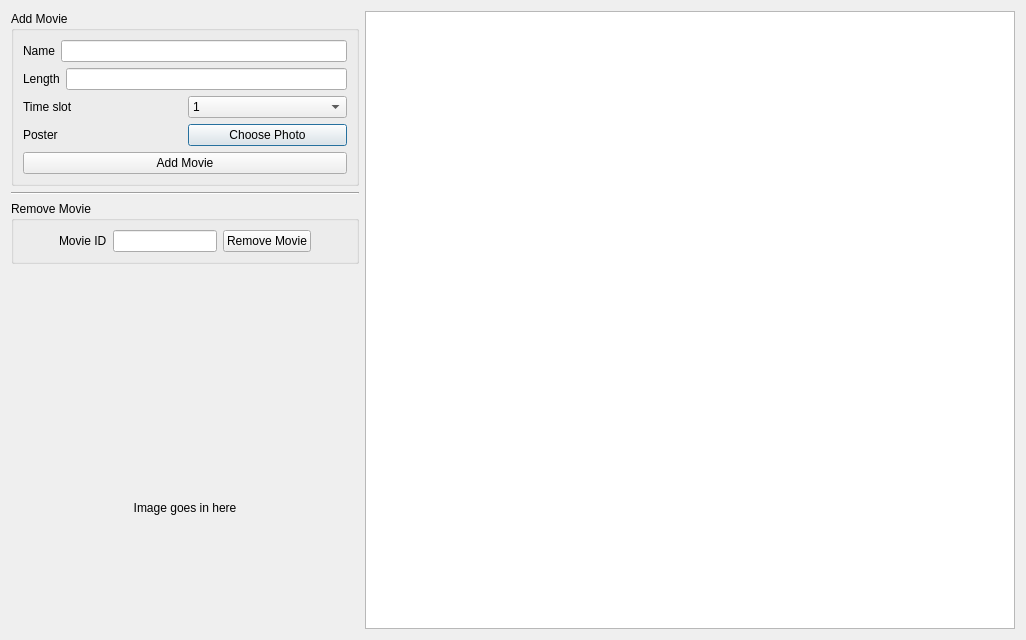
<?xml version="1.0" encoding="UTF-8"?>
<ui version="4.0">
 <class>ShowtimeAdmin</class>
 <widget class="QDialog" name="ShowtimeAdmin">
  <property name="geometry">
   <rect>
    <x>0</x>
    <y>0</y>
    <width>1024</width>
    <height>640</height>
   </rect>
  </property>
  <property name="windowTitle">
   <string>Dialog</string>
  </property>
  <layout class="QHBoxLayout" name="horizontalLayout_3">
   <item>
    <layout class="QVBoxLayout" name="verticalLayout_4">
     <item>
      <widget class="QGroupBox" name="groupBox_2">
       <property name="title">
        <string>Add Movie</string>
       </property>
       <layout class="QVBoxLayout" name="verticalLayout_2">
        <item>
         <layout class="QVBoxLayout" name="verticalLayout_10">
          <item>
           <layout class="QHBoxLayout" name="horizontalLayout_5">
            <item>
             <widget class="QLabel" name="lbl_movieName">
              <property name="text">
               <string>Name</string>
              </property>
             </widget>
            </item>
            <item>
             <widget class="QLineEdit" name="lineEdit_movieName"/>
            </item>
           </layout>
          </item>
          <item>
           <layout class="QHBoxLayout" name="horizontalLayout_6">
            <item>
             <widget class="QLabel" name="lbl_movieLength">
              <property name="text">
               <string>Length</string>
              </property>
             </widget>
            </item>
            <item>
             <widget class="QLineEdit" name="lineEdit_movieLength"/>
            </item>
           </layout>
          </item>
          <item>
           <layout class="QHBoxLayout" name="horizontalLayout_7">
            <item>
             <widget class="QLabel" name="lbl_timeSlot">
              <property name="text">
               <string>Time slot</string>
              </property>
             </widget>
            </item>
            <item>
             <widget class="QComboBox" name="comboBox_timeSlot">
              <item>
               <property name="text">
                <string>1</string>
               </property>
              </item>
              <item>
               <property name="text">
                <string>2</string>
               </property>
              </item>
              <item>
               <property name="text">
                <string>3</string>
               </property>
              </item>
              <item>
               <property name="text">
                <string>4</string>
               </property>
              </item>
              <item>
               <property name="text">
                <string>5</string>
               </property>
              </item>
             </widget>
            </item>
           </layout>
          </item>
          <item>
           <layout class="QHBoxLayout" name="horizontalLayout_10">
            <item>
             <widget class="QLabel" name="lbl_Poster">
              <property name="text">
               <string>Poster</string>
              </property>
             </widget>
            </item>
            <item>
             <widget class="QPushButton" name="btn_choosePhoto">
              <property name="text">
               <string>Choose Photo</string>
              </property>
             </widget>
            </item>
           </layout>
          </item>
          <item>
           <widget class="QPushButton" name="btn_addMovie">
            <property name="text">
             <string>Add Movie</string>
            </property>
           </widget>
          </item>
         </layout>
        </item>
       </layout>
      </widget>
     </item>
     <item>
      <widget class="Line" name="line">
       <property name="lineWidth">
        <number>1</number>
       </property>
       <property name="orientation">
        <enum>Qt::Horizontal</enum>
       </property>
      </widget>
     </item>
     <item>
      <widget class="QGroupBox" name="groupBox">
       <property name="sizePolicy">
        <sizepolicy hsizetype="Preferred" vsizetype="Fixed">
         <horstretch>0</horstretch>
         <verstretch>0</verstretch>
        </sizepolicy>
       </property>
       <property name="title">
        <string>Remove Movie</string>
       </property>
       <layout class="QHBoxLayout" name="horizontalLayout">
        <item>
         <spacer name="horizontalSpacer">
          <property name="orientation">
           <enum>Qt::Horizontal</enum>
          </property>
          <property name="sizeHint" stdset="0">
           <size>
            <width>40</width>
            <height>20</height>
           </size>
          </property>
         </spacer>
        </item>
        <item>
         <widget class="QLabel" name="label_movieId">
          <property name="text">
           <string>Movie ID</string>
          </property>
         </widget>
        </item>
        <item>
         <widget class="QLineEdit" name="lineEdit_movieIdWillBeRemoved">
          <property name="inputMethodHints">
           <set>Qt::ImhPreferNumbers</set>
          </property>
         </widget>
        </item>
        <item>
         <widget class="QPushButton" name="btn_removeMovie">
          <property name="text">
           <string>Remove Movie</string>
          </property>
         </widget>
        </item>
        <item>
         <spacer name="horizontalSpacer_2">
          <property name="orientation">
           <enum>Qt::Horizontal</enum>
          </property>
          <property name="sizeHint" stdset="0">
           <size>
            <width>40</width>
            <height>20</height>
           </size>
          </property>
         </spacer>
        </item>
       </layout>
      </widget>
     </item>
     <item>
      <spacer name="verticalSpacer">
       <property name="orientation">
        <enum>Qt::Vertical</enum>
       </property>
       <property name="sizeHint" stdset="0">
        <size>
         <width>20</width>
         <height>40</height>
        </size>
       </property>
      </spacer>
     </item>
     <item>
      <widget class="QLabel" name="label_moviePhoto">
       <property name="sizePolicy">
        <sizepolicy hsizetype="Fixed" vsizetype="Fixed">
         <horstretch>0</horstretch>
         <verstretch>0</verstretch>
        </sizepolicy>
       </property>
       <property name="minimumSize">
        <size>
         <width>348</width>
         <height>242</height>
        </size>
       </property>
       <property name="text">
        <string>Image goes in here</string>
       </property>
       <property name="scaledContents">
        <bool>true</bool>
       </property>
       <property name="alignment">
        <set>Qt::AlignCenter</set>
       </property>
      </widget>
     </item>
    </layout>
   </item>
   <item>
    <widget class="QTableView" name="tableView_movieList">
     <property name="sizePolicy">
      <sizepolicy hsizetype="Fixed" vsizetype="Expanding">
       <horstretch>0</horstretch>
       <verstretch>0</verstretch>
      </sizepolicy>
     </property>
     <property name="minimumSize">
      <size>
       <width>650</width>
       <height>0</height>
      </size>
     </property>
     <property name="styleSheet">
      <string notr="true">QHeaderView::section { background-color:black }</string>
     </property>
     <property name="showGrid">
      <bool>true</bool>
     </property>
    </widget>
   </item>
  </layout>
 </widget>
 <resources/>
 <connections/>
</ui>
